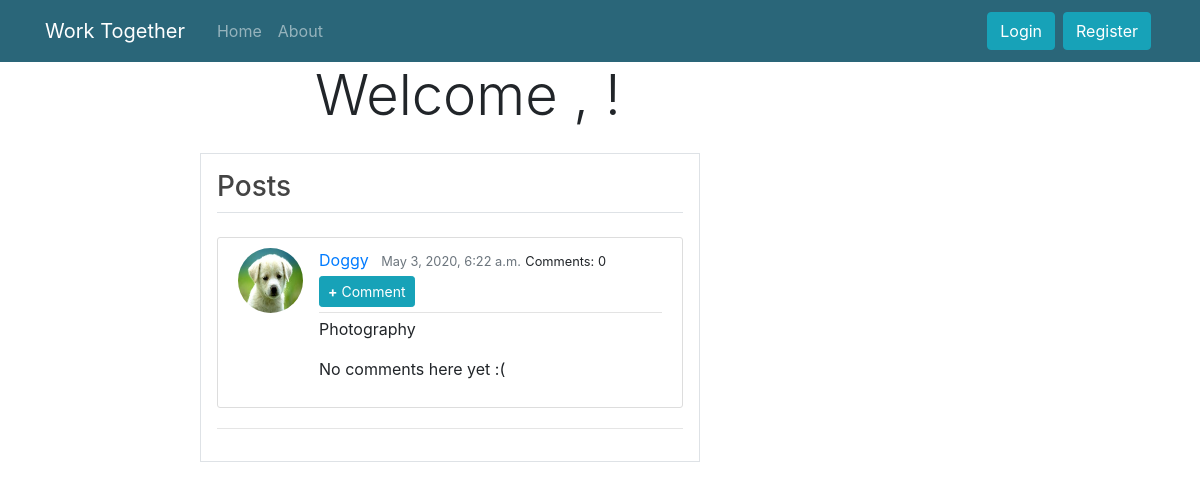
The page /post/9/ on the database as committed earlier.
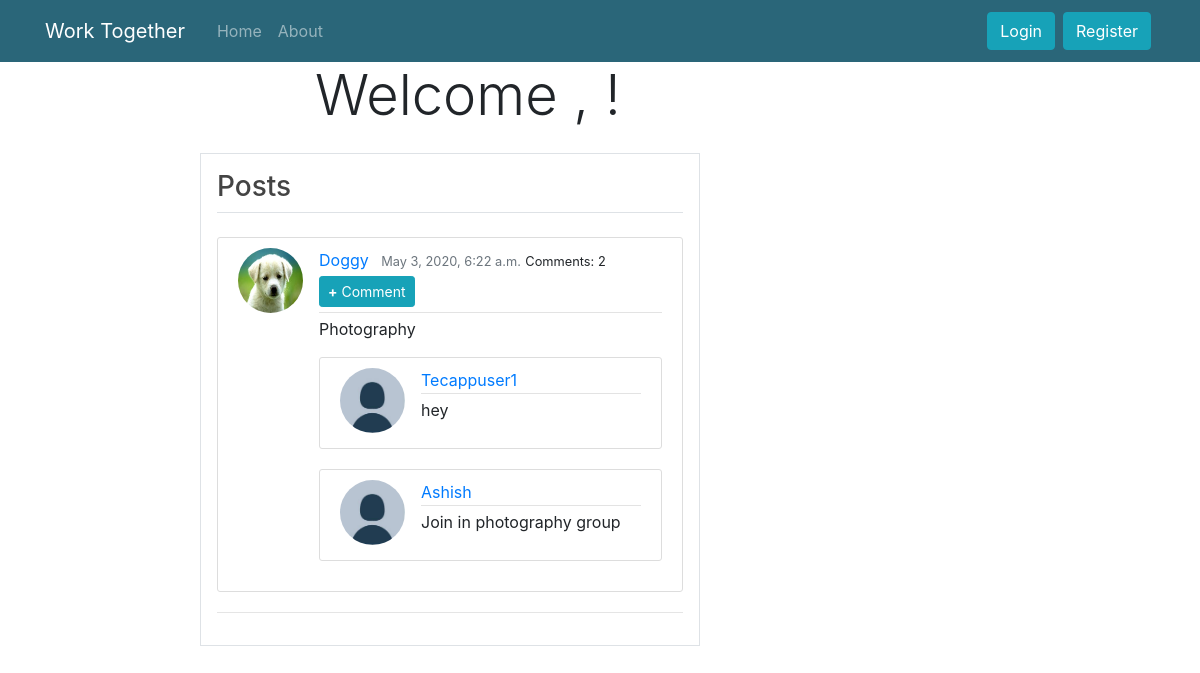
The same page on the database as committed later.
### grp/models.py (models this page shows, shortened)
class Post(models.Model):
    content = models.CharField(max_length=100)
    grpname = models.CharField(max_length=100, default='TECAPP')
    date_posted = models.DateTimeField(default = timezone.now)
    author = models.ForeignKey(User, on_delete=models.CASCADE)

class Comment(models.Model):
    post = models.ForeignKey('grp.Post', on_delete=models.CASCADE, related_name='comments')
    author = models.ForeignKey(User, on_delete=models.CASCADE)
    text = models.TextField()
    created_date = models.DateTimeField(default=timezone.now)

### users/models.py (models this page shows, shortened)
class Profile(models.Model):
    user = models.OneToOneField(User, on_delete=models.CASCADE)
    group = models.CharField(max_length=100, choices=GROUPS)
    email = models.EmailField(max_length=150)
    image = models.ImageField(default='default.JPG', upload_to='profile_pics')
    friends	= models.ManyToManyField("self")
    notif_count	= models.PositiveSmallIntegerField(default=0)
    institute = models.CharField(max_length = 200, default='')
    signup_confirmation = models.BooleanField(default=False)

### grp/views.py (the view)
# urls.py: path('post/<int:pk>/', PostDetailView.as_view(), name='post-detail'),
class PostDetailView(DetailView):
    model= Post

### grp/templates/grp/Post_detail.html (shortened to what this page needs)
{% extends "users/base.html" %}
{% block content %}
      <div class='row'>
        <div class='col-sm-3'></div>
        <div class='col-sm-5'><div class="display-4">Welcome , {{user.username}}! </div></div>
        <div class='col-sm-1'></div>
        <div class='col-sm-3'></div>
      </div>
      <br>
      <div class ='row'>
          <div class='col-sm-2'></div>
          <div class="col-sm-5 border p-3">
             <legend class="border-bottom mb-4"><h3>Posts</h3></legend>
             <article class="media content-section">
              <img class="rounded-circle article-img" src="{{ post.author.profile.image.url }}">
              <div class="media-body">
                <div class="article-metadata">
                  <a class="mr-2" href="#">{{ object.author }}</a>
                  <small class="text-muted">{{ object.date_posted}}</small>
                  <small class="mr-2" >Comments: {{object.comments.count }}</small>
                  <a href="{% url 'post-comment' object.id %}"><button class='btn btn-info btn-sm mt-1 mb-1 '> <strong>+</strong> Comment </button></a>
                </div>
                <p class="article-content">{{ post.content }}</p>
            {% for comment in object.comments.all %}
            <article class="media content-section">
                <img class="rounded-circle article-img" src="{{ comment.author.profile.image.url }}">
                <div class="media-body">
                <div class="article-metadata">
                    <a class="mr-2" href="#">{{ comment.author }}</a>
                </div>
                    <p class="article-content">{{ comment.text }}</p>
                </div>
            </article>
        {% empty %}
          <p>No comments here yet :(</p>
        {% endfor %}
              </div>
            </article>
            <hr>
          </div>
{% endblock content %}

### users/templates/users/base.html (shortened to what this page needs)
{% load static %}
<!DOCTYPE html>
<html>
<head>
    <link rel="stylesheet" type="text/css" href="{% static 'users/main.css' %}">
    <link rel="stylesheet" href="https://maxcdn.bootstrapcdn.com/bootstrap/4.4.1/css/bootstrap.min.css">
</head>
<body>
    <header class="site-header">
      <nav class="navbar navbar-expand-md navbar-dark" style="background-color:  #2a6679;" >
        <div class="container">
          <a class="navbar-brand mr-4" href="{% url 'homepage' %}">Work Together</a>
          <div class="collapse navbar-collapse" id="navbarToggle">
            <div class="navbar-nav mr-auto">
              {% if user.is_authenticated %}
              <a class="nav-item nav-link" href="{% url 'user-home' %}">Home</a>
              {% else %}
              <a class="nav-item nav-link" href="{% url 'homepage' %}">Home</a>
              {% endif %}
              <a class="nav-item nav-link" href="{% url 'about' %}">About</a>
            </div>
            <div class="navbar-nav">
              {% if user.is_authenticated %}
                <a class="btn btn-info mx-1 my-1" href="{% url 'updateProfile' %}">Profile</a>
                  <a class="btn btn-info mx-1 my-1" data-toggle="modal" id='notif_btn' data-target="#notifModal"> Notifications <span class="badge badge-light" id="notif_count_span">{{user.notif_count}}</span> </a>
              <div class="modal" id="notifModal">
                <div class="modal-dialog modal-dialog-scrollable">
                  <div class="modal-content">
                    <div class="modal-header">
                      <h1 class="modal-title">Notifications</h1>
                      <button type="button" class="close" data-dismiss="modal">×</button>
                    </div>
                    <div class="modal-body" id='notif_body'>
                      <h3>No Notifications</h3>
                    </div>
                    <div class="modal-footer">
                      <button type="button" class="btn btn-danger" data-dismiss="modal">Close</button>
                    </div>
                  </div>
                </div>
              </div>
                <a class="btn btn-info mx-1 my-1" href="{% url 'logout' %}">Logout</a>
              {% else %}
                <a class="btn btn-info mx-1 my-1" href="{% url 'login' %}">Login</a>
                <a class="btn btn-info mx-1 my-1" href="{% url 'register' %}">Register</a>
              {% endif %}
            </div>
          </div>
        </div>
      </nav>
    </header>
    <div class="container-fluid">
          {% block content %}{% endblock %}
        </div>
</body>
</html>

### users/static/users/main.css (style rules this page uses)
body { background: #fafafa; color: #333333; margin-top: 5rem; }
h1, h2, h3, h4, h5, h6 { color: #444444; }
.site-header .navbar-nav .nav-link { color: #cbd5db; }
.content-section { background: #ffffff; padding: 10px 20px; border: 1px solid #dddddd; border-radius: 3px; margin-bottom: 20px; }
.article-content { white-space: pre-line; }
.article-img { height: 65px; width: 65px; margin-right: 16px; }
.article-metadata { padding-bottom: 1px; margin-bottom: 4px; border-bottom: 1px solid #e3e3e3 }

Rows that differ between the two databases and show on the page:
computed for Post "Photography": comments.count "0" → "2"
added Comment: author.profile.image (placeholder picture), author "Tecappuser1", text "hey"
added Comment: author.profile.image (placeholder picture), author "Ashish", text "Join in photography group"
Other text that changed with them:
text no longer shown: "No comments here yet :("
